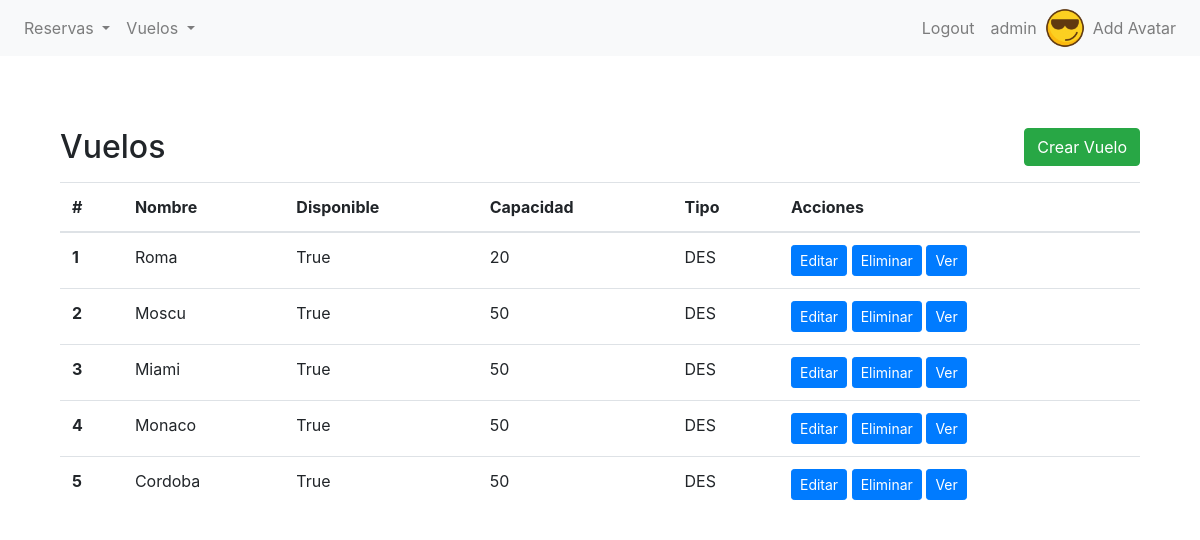
/gear/vuelo/list/ (signed in), run on the app's committed database.
### gear/models.py (models this page shows, shortened)
class Avatar(models.Model):
    user = models.OneToOneField(User, on_delete=models.CASCADE, related_name='avatar')
    image = models.ImageField(upload_to='avatars/')

class Vuelo(models.Model):
    class Tipo(models.TextChoices):
        DESTINO = 'DES' , 'Destino'
        AEROPUERTO = 'AE', 'Aeropuerto'
        SALA_DE_EMBARQUE = 'EMB', 'Sala de Embarque'
        ESCALA = 'ESC', 'Escala'
    nombre = models.CharField(max_length=40)
    capacidad = models.IntegerField()
    disponible = models.BooleanField(default=True)  # Puedes definir un valor predeterminado si lo deseas
    tipo = models.CharField(
        max_length=3,
        choices=Tipo.choices,
        default=Tipo.DESTINO,
    )

### gear/views.py (the view)
# urls.py: path("vuelo/list/", VueloListView.as_view(), name="vuelo-list"),
class VueloListView(LoginRequiredMixin, ListView):
    model = Vuelo
    template_name = "gear/vbc/vuelo_list.html"
    context_object_name = "HAWAII"

### gear/templates/gear/vbc/vuelo_list.html (shortened to what this page needs)
{% extends 'gear/base.html' %}
{% block content %}
<section class="py-5">
    <div class="container">
        <div class="d-flex justify-content-between align-items-center mb-3">
            <h2 class="mb-0">Vuelos</h2>
            <a href="{% url 'vuelo-create' %}" class="btn btn-success">Crear Vuelo</a>
        </div>
        <table class="table">
            <thead>
                <tr>
                    <th scope="col">#</th>
                    <th scope="col">Nombre</th>
                    <th scope="col">Disponible</th>
                    <th scope="col">Capacidad</th>
                    <th scope="col">Tipo</th>
                    <th scope="col">Acciones</th>
                </tr>
            </thead>
            <tbody>
                {% if HAWAII %}
                {% for vuelo in HAWAII %}
                <tr>
                    <th scope="row">{{ forloop.counter }}</th>
                    <td>{{ vuelo.nombre }}</td>
                    <td>{{ vuelo.disponible }}</td>
                    <td>{{ vuelo.capacidad }}</td>
                    <td>{{ vuelo.tipo }}</td>
                    <td>
                        <a href="{% url 'vuelo-update' vuelo.id %}" class="btn btn-primary btn-sm">Editar</a>
                        <a href="{% url 'vuelo-delete' vuelo.id %}" class="btn btn-primary btn-sm">Eliminar</a>
                        <a href="{% url 'vuelo-detail' vuelo.id %}" class="btn btn-primary btn-sm">Ver</a>
                    </td>
                </tr>
                {% endfor %}
                {% else %}
                <tr>
                    <td colspan="7">No hay Vuelos.</td>
                </tr>
                {% endif %}
            </tbody>
        </table>
    </div>
</section>
{% endblock %}

### gear/templates/gear/base.html (shortened to what this page needs)
{% load static %}
<!DOCTYPE html>
<html lang="en">
<head>
    <link rel="stylesheet" href="https://stackpath.bootstrapcdn.com/bootstrap/4.5.2/css/bootstrap.min.css">
</head>
<body>
    <nav class="navbar navbar-expand-lg navbar-light bg-light">
        <div class="collapse navbar-collapse" id="navbarNav">
            {% if user.is_authenticated %}
            <ul class="navbar-nav">
                <li class="nav-item dropdown">
                    <a class="nav-link dropdown-toggle" href="#" id="navbarDropdownMenuLinkReserva" role="button" data-toggle="dropdown" aria-haspopup="true" aria-expanded="false">
                        Reservas
                    </a>
                </li>
                <li class="nav-item dropdown">
                    <a class="nav-link dropdown-toggle" href="#" id="navbarDropdownMenuLinkVuelo" role="button" data-toggle="dropdown" aria-haspopup="true" aria-expanded="false">
                        Vuelos
                    </a>
                </li>
            </ul>
            {% endif %}
            <ul class="navbar-nav ml-auto">
                {% if user.is_authenticated %}
                    <li class="nav-item">
                        <a class="nav-link" href="{% url 'logout' %}">Logout</a>
                    </li>
                    <li class="nav-item">
                        <a class="nav-link" href="{% url 'editar-perfil' %}">{{ user }}</a>
                    </li>
                    <li class="nav-item">
                        {% if user.avatar.image %}
                        <img src="{{ user.avatar.image.url }}" alt="Avatar" style="height: 40px; width: 40px; border-radius: 50%;">
                        {% endif %}
                        <li class="nav-item">
                            <a href="{% url 'avatar_add' %}" class="nav-link">Add Avatar</a>
                        </li>
                    </li>
                {% endif %}
            </ul>
        </div>
    </nav>
    <div class="container mt-4">
        {% block content %}{% endblock content %}
    </div>
</body>
</html>

### data on the page
Vuelo: nombre "Roma", disponible "True", capacidad "20", tipo "DES"
Vuelo: nombre "Moscu", disponible "True", capacidad "50", tipo "DES"
Vuelo: nombre "Miami", disponible "True", capacidad "50", tipo "DES"
Vuelo: nombre "Monaco", disponible "True", capacidad "50", tipo "DES"
Vuelo: nombre "Cordoba", disponible "True", capacidad "50", tipo "DES"

### other printed values
{{ user }} "admin"
